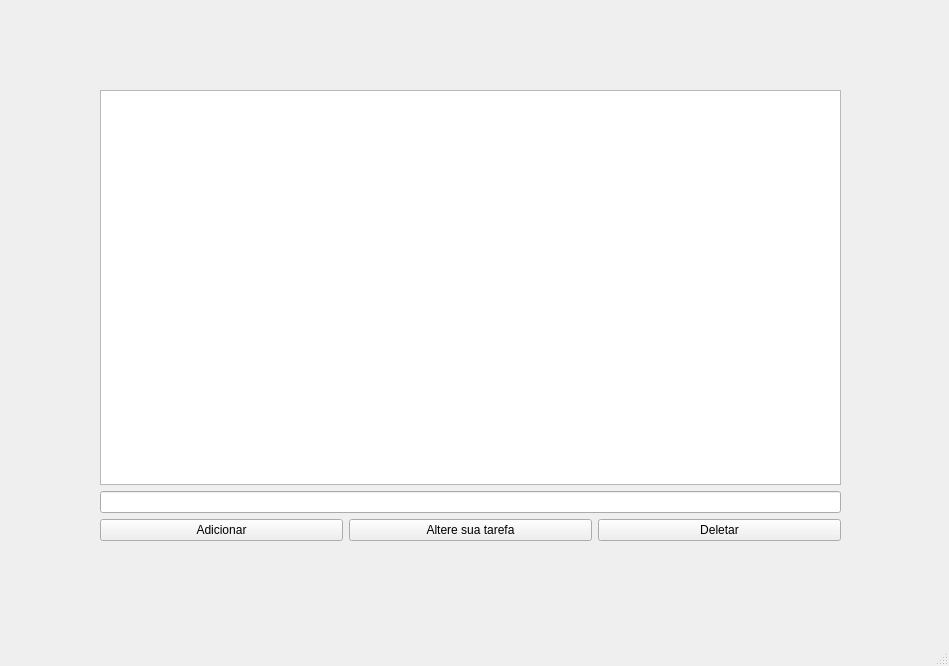
<?xml version="1.0" encoding="UTF-8"?>
<ui version="4.0">
 <class>MainWindow</class>
 <widget class="QMainWindow" name="MainWindow">
  <property name="geometry">
   <rect>
    <x>0</x>
    <y>0</y>
    <width>949</width>
    <height>666</height>
   </rect>
  </property>
  <property name="windowTitle">
   <string>MainWindow</string>
  </property>
  <widget class="QWidget" name="centralwidget">
   <widget class="QWidget" name="layoutWidget">
    <property name="geometry">
     <rect>
      <x>100</x>
      <y>90</y>
      <width>741</width>
      <height>451</height>
     </rect>
    </property>
    <layout class="QVBoxLayout" name="verticalLayout">
     <item>
      <widget class="QListWidget" name="listWidget"/>
     </item>
     <item>
      <widget class="QLineEdit" name="txtTask"/>
     </item>
     <item>
      <layout class="QHBoxLayout" name="horizontalLayout">
       <item>
        <widget class="QPushButton" name="btnAdd">
         <property name="text">
          <string>Adicionar</string>
         </property>
        </widget>
       </item>
       <item>
        <widget class="QPushButton" name="btnUpdate">
         <property name="text">
          <string>Altere sua tarefa</string>
         </property>
        </widget>
       </item>
       <item>
        <widget class="QPushButton" name="btnDelete">
         <property name="text">
          <string>Deletar</string>
         </property>
        </widget>
       </item>
      </layout>
     </item>
    </layout>
   </widget>
  </widget>
  <widget class="QMenuBar" name="menubar">
   <property name="geometry">
    <rect>
     <x>0</x>
     <y>0</y>
     <width>949</width>
     <height>26</height>
    </rect>
   </property>
  </widget>
  <widget class="QStatusBar" name="statusbar"/>
 </widget>
 <resources/>
 <connections/>
</ui>
